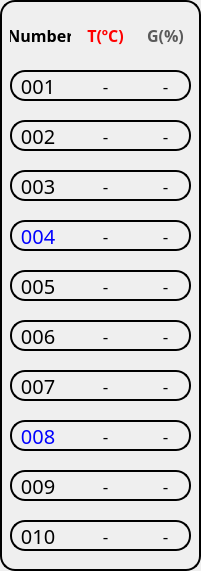
      <widget class="QFrame" name="frame">
       <property name="geometry">
        <rect>
         <x>10</x>
         <y>10</y>
         <width>201</width>
         <height>571</height>
        </rect>
       </property>
       <property name="styleSheet">
        <string notr="true">background-color:None;
border: 2px solid rgb(0,0,0);
border-radius: 15px;</string>
       </property>
       <property name="frameShape">
        <enum>QFrame::StyledPanel</enum>
       </property>
       <property name="frameShadow">
        <enum>QFrame::Raised</enum>
       </property>
       <widget class="QLabel" name="sensor_name_001">
        <property name="geometry">
         <rect>
          <x>10</x>
          <y>70</y>
          <width>181</width>
          <height>31</height>
         </rect>
        </property>
        <property name="font">
         <font>
          <family>KoPubWorld돋움체 Medium</family>
          <pointsize>15</pointsize>
         </font>
        </property>
        <property name="styleSheet">
         <string notr="true">background-color:None;
border: 2px solid rgb(0,0,0);
border-radius: 15px;</string>
        </property>
        <property name="text">
         <string/>
        </property>
        <property name="alignment">
         <set>Qt::AlignLeading|Qt::AlignLeft|Qt::AlignVCenter</set>
        </property>
       </widget>
       <widget class="QLabel" name="sensor_name_2">
        <property name="geometry">
         <rect>
          <x>10</x>
          <y>120</y>
          <width>181</width>
          <height>31</height>
         </rect>
        </property>
        <property name="font">
         <font>
          <family>KoPubWorld돋움체 Medium</family>
          <pointsize>15</pointsize>
         </font>
        </property>
        <property name="styleSheet">
         <string notr="true">background-color:None;
border: 2px solid rgb(0,0,0);
border-radius: 15px;</string>
        </property>
        <property name="text">
         <string/>
        </property>
        <property name="alignment">
         <set>Qt::AlignLeading|Qt::AlignLeft|Qt::AlignVCenter</set>
        </property>
       </widget>
       <widget class="QLabel" name="sensor_name_3">
        <property name="geometry">
         <rect>
          <x>10</x>
          <y>170</y>
          <width>181</width>
          <height>31</height>
         </rect>
        </property>
        <property name="font">
         <font>
          <family>KoPubWorld돋움체 Medium</family>
          <pointsize>15</pointsize>
         </font>
        </property>
        <property name="styleSheet">
         <string notr="true">background-color:None;
border: 2px solid rgb(0,0,0);
border-radius: 15px;</string>
        </property>
        <property name="text">
         <string/>
        </property>
        <property name="alignment">
         <set>Qt::AlignLeading|Qt::AlignLeft|Qt::AlignVCenter</set>
        </property>
       </widget>
       <widget class="QLabel" name="sensor_name_4">
        <property name="geometry">
         <rect>
          <x>10</x>
          <y>220</y>
          <width>181</width>
          <height>31</height>
         </rect>
        </property>
        <property name="font">
         <font>
          <family>KoPubWorld돋움체 Medium</family>
          <pointsize>15</pointsize>
         </font>
        </property>
        <property name="styleSheet">
         <string notr="true">background-color:None;
border: 2px solid rgb(0,0,0);
border-radius: 15px;
color:blue;</string>
        </property>
        <property name="text">
         <string/>
        </property>
        <property name="alignment">
         <set>Qt::AlignLeading|Qt::AlignLeft|Qt::AlignVCenter</set>
        </property>
       </widget>
       <widget class="QLabel" name="sensor_name_5">
        <property name="geometry">
         <rect>
          <x>10</x>
          <y>270</y>
          <width>181</width>
          <height>31</height>
         </rect>
        </property>
        <property name="font">
         <font>
          <family>KoPubWorld돋움체 Medium</family>
          <pointsize>15</pointsize>
         </font>
        </property>
        <property name="styleSheet">
         <string notr="true">background-color:None;
border: 2px solid rgb(0,0,0);
border-radius: 15px;</string>
        </property>
        <property name="text">
         <string/>
        </property>
        <property name="alignment">
         <set>Qt::AlignLeading|Qt::AlignLeft|Qt::AlignVCenter</set>
        </property>
       </widget>
       <widget class="QLabel" name="sensor_name_6">
        <property name="geometry">
         <rect>
          <x>10</x>
          <y>320</y>
          <width>181</width>
          <height>31</height>
         </rect>
        </property>
        <property name="font">
         <font>
          <family>KoPubWorld돋움체 Medium</family>
          <pointsize>15</pointsize>
         </font>
        </property>
        <property name="styleSheet">
         <string notr="true">background-color:None;
border: 2px solid rgb(0,0,0);
border-radius: 15px;</string>
        </property>
        <property name="text">
         <string/>
        </property>
        <property name="alignment">
         <set>Qt::AlignLeading|Qt::AlignLeft|Qt::AlignVCenter</set>
        </property>
       </widget>
       <widget class="QLabel" name="sensor_name_7">
        <property name="geometry">
         <rect>
          <x>10</x>
          <y>370</y>
          <width>181</width>
          <height>31</height>
         </rect>
        </property>
        <property name="font">
         <font>
          <family>KoPubWorld돋움체 Medium</family>
          <pointsize>15</pointsize>
         </font>
        </property>
        <property name="styleSheet">
         <string notr="true">background-color:None;
border: 2px solid rgb(0,0,0);
border-radius: 15px;</string>
        </property>
        <property name="text">
         <string/>
        </property>
        <property name="alignment">
         <set>Qt::AlignLeading|Qt::AlignLeft|Qt::AlignVCenter</set>
        </property>
       </widget>
       <widget class="QLabel" name="sensor_name_8">
        <property name="geometry">
         <rect>
          <x>10</x>
          <y>420</y>
          <width>181</width>
          <height>31</height>
         </rect>
        </property>
        <property name="font">
         <font>
          <family>KoPubWorld돋움체 Medium</family>
          <pointsize>15</pointsize>
         </font>
        </property>
        <property name="styleSheet">
         <string notr="true">background-color:None;
border: 2px solid rgb(0,0,0);
border-radius: 15px;
color:blue;</string>
        </property>
        <property name="text">
         <string/>
        </property>
        <property name="alignment">
         <set>Qt::AlignLeading|Qt::AlignLeft|Qt::AlignVCenter</set>
        </property>
       </widget>
       <widget class="QLabel" name="sensor_name_9">
        <property name="geometry">
         <rect>
          <x>10</x>
          <y>470</y>
          <width>181</width>
          <height>31</height>
         </rect>
        </property>
        <property name="font">
         <font>
          <family>KoPubWorld돋움체 Medium</family>
          <pointsize>15</pointsize>
         </font>
        </property>
        <property name="styleSheet">
         <string notr="true">background-color:None;
border: 2px solid rgb(0,0,0);
border-radius: 15px;</string>
        </property>
        <property name="text">
         <string/>
        </property>
        <property name="alignment">
         <set>Qt::AlignLeading|Qt::AlignLeft|Qt::AlignVCenter</set>
        </property>
       </widget>
       <widget class="QLabel" name="sensor_name_10">
        <property name="geometry">
         <rect>
          <x>10</x>
          <y>520</y>
          <width>181</width>
          <height>31</height>
         </rect>
        </property>
        <property name="font">
         <font>
          <family>KoPubWorld돋움체 Medium</family>
          <pointsize>15</pointsize>
         </font>
        </property>
        <property name="styleSheet">
         <string notr="true">background-color:None;
border: 2px solid rgb(0,0,0);
border-radius: 15px;</string>
        </property>
        <property name="text">
         <string/>
        </property>
        <property name="alignment">
         <set>Qt::AlignLeading|Qt::AlignLeft|Qt::AlignVCenter</set>
        </property>
       </widget>
       <widget class="QLabel" name="label">
        <property name="geometry">
         <rect>
          <x>10</x>
          <y>20</y>
          <width>61</width>
          <height>31</height>
         </rect>
        </property>
        <property name="font">
         <font>
          <family>KoPubWorld돋움체 Medium</family>
          <pointsize>12</pointsize>
          <weight>75</weight>
          <bold>true</bold>
         </font>
        </property>
        <property name="styleSheet">
         <string notr="true">background-color:None;
border: None;</string>
        </property>
        <property name="text">
         <string>Number</string>
        </property>
        <property name="alignment">
         <set>Qt::AlignCenter</set>
        </property>
       </widget>
       <widget class="QLabel" name="label_2">
        <property name="geometry">
         <rect>
          <x>80</x>
          <y>20</y>
          <width>51</width>
          <height>31</height>
         </rect>
        </property>
        <property name="font">
         <font>
          <family>KoPubWorld돋움체 Medium</family>
          <pointsize>12</pointsize>
          <weight>75</weight>
          <bold>true</bold>
         </font>
        </property>
        <property name="styleSheet">
         <string notr="true">background-color:None;
border: None;
color:rgb(255,0,0);</string>
        </property>
        <property name="text">
         <string>T(ºC)</string>
        </property>
        <property name="alignment">
         <set>Qt::AlignCenter</set>
        </property>
       </widget>
       <widget class="QLabel" name="label_3">
        <property name="geometry">
         <rect>
          <x>140</x>
          <y>20</y>
          <width>51</width>
          <height>31</height>
         </rect>
        </property>
        <property name="font">
         <font>
          <family>KoPubWorld돋움체 Medium</family>
          <pointsize>12</pointsize>
          <weight>75</weight>
          <bold>true</bold>
         </font>
        </property>
        <property name="styleSheet">
         <string notr="true">background-color:None;
border: None;
color:rgb(90,90,90);</string>
        </property>
        <property name="text">
         <string>G(%)</string>
        </property>
        <property name="alignment">
         <set>Qt::AlignCenter</set>
        </property>
       </widget>
       <widget class="QLabel" name="temperature_001">
        <property name="geometry">
         <rect>
          <x>80</x>
          <y>70</y>
          <width>51</width>
          <height>31</height>
         </rect>
        </property>
        <property name="font">
         <font>
          <family>KoPubWorld돋움체 Medium</family>
          <pointsize>13</pointsize>
          <strikeout>false</strikeout>
         </font>
        </property>
        <property name="styleSheet">
         <string notr="true">background-color:None;
border: None</string>
        </property>
        <property name="text">
         <string>-</string>
        </property>
        <property name="alignment">
         <set>Qt::AlignCenter</set>
        </property>
       </widget>
       <widget class="QLabel" name="gas_001">
        <property name="geometry">
         <rect>
          <x>140</x>
          <y>70</y>
          <width>51</width>
          <height>31</height>
         </rect>
        </property>
        <property name="font">
         <font>
          <family>KoPubWorld돋움체 Medium</family>
          <pointsize>13</pointsize>
         </font>
        </property>
        <property name="styleSheet">
         <string notr="true">background-color:None;
border: None</string>
        </property>
        <property name="text">
         <string>-</string>
        </property>
        <property name="alignment">
         <set>Qt::AlignCenter</set>
        </property>
       </widget>
       <widget class="QLabel" name="gas_004">
        <property name="geometry">
         <rect>
          <x>140</x>
          <y>220</y>
          <width>51</width>
          <height>31</height>
         </rect>
        </property>
        <property name="font">
         <font>
          <family>KoPubWorld돋움체 Medium</family>
          <pointsize>13</pointsize>
         </font>
        </property>
        <property name="styleSheet">
         <string notr="true">background-color:None;
border: None;</string>
        </property>
        <property name="text">
         <string>-</string>
        </property>
        <property name="alignment">
         <set>Qt::AlignCenter</set>
        </property>
       </widget>
       <widget class="QLabel" name="temperature_004">
        <property name="geometry">
         <rect>
          <x>80</x>
          <y>220</y>
          <width>51</width>
          <height>31</height>
         </rect>
        </property>
        <property name="font">
         <font>
          <family>KoPubWorld돋움체 Medium</family>
          <pointsize>13</pointsize>
          <strikeout>false</strikeout>
         </font>
        </property>
        <property name="styleSheet">
         <string notr="true">background-color:None;
border: None;</string>
        </property>
        <property name="text">
         <string>-</string>
        </property>
        <property name="alignment">
         <set>Qt::AlignCenter</set>
        </property>
       </widget>
       <widget class="QLabel" name="gas_006">
        <property name="geometry">
         <rect>
          <x>140</x>
          <y>320</y>
          <width>51</width>
          <height>31</height>
         </rect>
        </property>
        <property name="font">
         <font>
          <family>KoPubWorld돋움체 Medium</family>
          <pointsize>13</pointsize>
         </font>
        </property>
        <property name="styleSheet">
         <string notr="true">background-color:None;
border: None;</string>
        </property>
        <property name="text">
         <string>-</string>
        </property>
        <property name="alignment">
         <set>Qt::AlignCenter</set>
        </property>
       </widget>
       <widget class="QLabel" name="temperature_007">
        <property name="geometry">
         <rect>
          <x>80</x>
          <y>370</y>
          <width>51</width>
          <height>31</height>
         </rect>
        </property>
        <property name="font">
         <font>
          <family>KoPubWorld돋움체 Medium</family>
          <pointsize>13</pointsize>
          <strikeout>false</strikeout>
         </font>
        </property>
        <property name="styleSheet">
         <string notr="true">background-color:None;
border: None;</string>
        </property>
        <property name="text">
         <string>-</string>
        </property>
        <property name="alignment">
         <set>Qt::AlignCenter</set>
        </property>
       </widget>
       <widget class="QLabel" name="gas_003">
        <property name="geometry">
         <rect>
          <x>140</x>
          <y>170</y>
          <width>51</width>
          <height>31</height>
         </rect>
        </property>
        <property name="font">
         <font>
          <family>KoPubWorld돋움체 Medium</family>
          <pointsize>13</pointsize>
         </font>
        </property>
        <property name="styleSheet">
         <string notr="true">background-color:None;
border: None;</string>
        </property>
        <property name="text">
         <string>-</string>
        </property>
        <property name="alignment">
         <set>Qt::AlignCenter</set>
        </property>
       </widget>
       <widget class="QLabel" name="gas_005">
        <property name="geometry">
         <rect>
          <x>140</x>
          <y>270</y>
          <width>51</width>
          <height>31</height>
         </rect>
        </property>
        <property name="font">
         <font>
          <family>KoPubWorld돋움체 Medium</family>
          <pointsize>13</pointsize>
         </font>
        </property>
        <property name="styleSheet">
         <string notr="true">background-color:None;
border: None;</string>
        </property>
        <property name="text">
         <string>-</string>
        </property>
        <property name="alignment">
         <set>Qt::AlignCenter</set>
        </property>
       </widget>
       <widget class="QLabel" name="gas_007">
        <property name="geometry">
         <rect>
          <x>140</x>
          <y>370</y>
          <width>51</width>
          <height>31</height>
         </rect>
        </property>
        <property name="font">
         <font>
          <family>KoPubWorld돋움체 Medium</family>
          <pointsize>13</pointsize>
         </font>
        </property>
        <property name="styleSheet">
         <string notr="true">background-color:None;
border: None;</string>
        </property>
        <property name="text">
         <string>-</string>
        </property>
        <property name="alignment">
         <set>Qt::AlignCenter</set>
        </property>
       </widget>
       <widget class="QLabel" name="temperature_006">
        <property name="geometry">
         <rect>
          <x>80</x>
          <y>320</y>
          <width>51</width>
          <height>31</height>
         </rect>
        </property>
        <property name="font">
         <font>
          <family>KoPubWorld돋움체 Medium</family>
          <pointsize>13</pointsize>
          <strikeout>false</strikeout>
         </font>
        </property>
        <property name="styleSheet">
         <string notr="true">background-color:None;
border: None;</string>
        </property>
        <property name="text">
         <string>-</string>
        </property>
        <property name="alignment">
         <set>Qt::AlignCenter</set>
        </property>
       </widget>
       <widget class="QLabel" name="temperature_010">
        <property name="geometry">
         <rect>
          <x>80</x>
          <y>520</y>
          <width>51</width>
          <height>31</height>
         </rect>
        </property>
        <property name="font">
         <font>
          <family>KoPubWorld돋움체 Medium</family>
          <pointsize>13</pointsize>
          <strikeout>false</strikeout>
         </font>
        </property>
        <property name="styleSheet">
         <string notr="true">background-color:None;
border: None;</string>
        </property>
        <property name="text">
         <string>-</string>
        </property>
        <property name="alignment">
         <set>Qt::AlignCenter</set>
        </property>
       </widget>
       <widget class="QLabel" name="temperature_009">
        <property name="geometry">
         <rect>
          <x>80</x>
          <y>470</y>
          <width>51</width>
          <height>31</height>
         </rect>
        </property>
        <property name="font">
         <font>
          <family>KoPubWorld돋움체 Medium</family>
          <pointsize>13</pointsize>
          <strikeout>false</strikeout>
         </font>
        </property>
        <property name="styleSheet">
         <string notr="true">background-color:None;
border: None;</string>
        </property>
        <property name="text">
         <string>-</string>
        </property>
        <property name="alignment">
         <set>Qt::AlignCenter</set>
        </property>
       </widget>
       <widget class="QLabel" name="gas_002">
        <property name="geometry">
         <rect>
          <x>140</x>
          <y>120</y>
          <width>51</width>
          <height>31</height>
         </rect>
        </property>
        <property name="font">
         <font>
          <family>KoPubWorld돋움체 Medium</family>
          <pointsize>13</pointsize>
         </font>
        </property>
        <property name="styleSheet">
         <string notr="true">background-color:None;
border: None;</string>
        </property>
        <property name="text">
         <string>-</string>
        </property>
        <property name="alignment">
         <set>Qt::AlignCenter</set>
        </property>
       </widget>
       <widget class="QLabel" name="temperature_003">
        <property name="geometry">
         <rect>
          <x>80</x>
          <y>170</y>
          <width>51</width>
          <height>31</height>
         </rect>
        </property>
        <property name="font">
         <font>
          <family>KoPubWorld돋움체 Medium</family>
          <pointsize>13</pointsize>
          <strikeout>false</strikeout>
         </font>
        </property>
        <property name="styleSheet">
         <string notr="true">background-color:None;
border: None;</string>
        </property>
        <property name="text">
         <string>-</string>
        </property>
        <property name="alignment">
         <set>Qt::AlignCenter</set>
        </property>
       </widget>
       <widget class="QLabel" name="temperature_008">
        <property name="geometry">
         <rect>
          <x>80</x>
          <y>420</y>
          <width>51</width>
          <height>31</height>
         </rect>
        </property>
        <property name="font">
         <font>
          <family>KoPubWorld돋움체 Medium</family>
          <pointsize>13</pointsize>
          <strikeout>false</strikeout>
         </font>
        </property>
        <property name="styleSheet">
         <string notr="true">background-color:None;
border: None;</string>
        </property>
        <property name="text">
         <string>-</string>
        </property>
        <property name="alignment">
         <set>Qt::AlignCenter</set>
        </property>
       </widget>
       <widget class="QLabel" name="gas_010">
        <property name="geometry">
         <rect>
          <x>140</x>
          <y>520</y>
          <width>51</width>
          <height>31</height>
         </rect>
        </property>
        <property name="font">
         <font>
          <family>KoPubWorld돋움체 Medium</family>
          <pointsize>13</pointsize>
         </font>
        </property>
        <property name="styleSheet">
         <string notr="true">background-color:None;
border: None;</string>
        </property>
        <property name="text">
         <string>-</string>
        </property>
        <property name="alignment">
         <set>Qt::AlignCenter</set>
        </property>
       </widget>
       <widget class="QLabel" name="gas_008">
        <property name="geometry">
         <rect>
          <x>140</x>
          <y>420</y>
          <width>51</width>
          <height>31</height>
         </rect>
        </property>
        <property name="font">
         <font>
          <family>KoPubWorld돋움체 Medium</family>
          <pointsize>13</pointsize>
         </font>
        </property>
        <property name="styleSheet">
         <string notr="true">background-color:None;
border: None;</string>
        </property>
        <property name="text">
         <string>-</string>
        </property>
        <property name="alignment">
         <set>Qt::AlignCenter</set>
        </property>
       </widget>
       <widget class="QLabel" name="gas_009">
        <property name="geometry">
         <rect>
          <x>140</x>
          <y>470</y>
          <width>51</width>
          <height>31</height>
         </rect>
        </property>
        <property name="font">
         <font>
          <family>KoPubWorld돋움체 Medium</family>
          <pointsize>13</pointsize>
         </font>
        </property>
        <property name="styleSheet">
         <string notr="true">background-color:None;
border: None;</string>
        </property>
        <property name="text">
         <string>-</string>
        </property>
        <property name="alignment">
         <set>Qt::AlignCenter</set>
        </property>
       </widget>
       <widget class="QLabel" name="temperature_005">
        <property name="geometry">
         <rect>
          <x>80</x>
          <y>270</y>
          <width>51</width>
          <height>31</height>
         </rect>
        </property>
        <property name="font">
         <font>
          <family>KoPubWorld돋움체 Medium</family>
          <pointsize>13</pointsize>
          <strikeout>false</strikeout>
         </font>
        </property>
        <property name="styleSheet">
         <string notr="true">background-color:None;
border: None;</string>
        </property>
        <property name="text">
         <string>-</string>
        </property>
        <property name="alignment">
         <set>Qt::AlignCenter</set>
        </property>
       </widget>
       <widget class="QLabel" name="temperature_002">
        <property name="geometry">
         <rect>
          <x>80</x>
          <y>120</y>
          <width>51</width>
          <height>31</height>
         </rect>
        </property>
        <property name="font">
         <font>
          <family>KoPubWorld돋움체 Medium</family>
          <pointsize>13</pointsize>
          <strikeout>false</strikeout>
         </font>
        </property>
        <property name="styleSheet">
         <string notr="true">background-color:None;
border: None;</string>
        </property>
        <property name="text">
         <string>-</string>
        </property>
        <property name="alignment">
         <set>Qt::AlignCenter</set>
        </property>
       </widget>
       <widget class="QPushButton" name="n01_btn">
        <property name="geometry">
         <rect>
          <x>10</x>
          <y>70</y>
          <width>51</width>
          <height>31</height>
         </rect>
        </property>
        <property name="font">
         <font>
          <family>KoPubWorld돋움체 Medium</family>
          <pointsize>15</pointsize>
         </font>
        </property>
        <property name="styleSheet">
         <string notr="true">background-color:None;
border: None
</string>
        </property>
        <property name="text">
         <string> 001</string>
        </property>
       </widget>
       <widget class="QPushButton" name="n02_btn">
        <property name="geometry">
         <rect>
          <x>10</x>
          <y>120</y>
          <width>51</width>
          <height>31</height>
         </rect>
        </property>
        <property name="font">
         <font>
          <family>KoPubWorld돋움체 Medium</family>
          <pointsize>15</pointsize>
         </font>
        </property>
        <property name="styleSheet">
         <string notr="true">background-color:None;
border: None
</string>
        </property>
        <property name="text">
         <string> 002</string>
        </property>
       </widget>
       <widget class="QPushButton" name="n03_btn">
        <property name="geometry">
         <rect>
          <x>10</x>
          <y>170</y>
          <width>51</width>
          <height>31</height>
         </rect>
        </property>
        <property name="font">
         <font>
          <family>KoPubWorld돋움체 Medium</family>
          <pointsize>15</pointsize>
         </font>
        </property>
        <property name="styleSheet">
         <string notr="true">background-color:None;
border: None
</string>
        </property>
        <property name="text">
         <string> 003</string>
        </property>
       </widget>
       <widget class="QPushButton" name="n04_btn">
        <property name="geometry">
         <rect>
          <x>10</x>
          <y>220</y>
          <width>51</width>
          <height>31</height>
         </rect>
        </property>
        <property name="font">
         <font>
          <family>KoPubWorld돋움체 Medium</family>
          <pointsize>15</pointsize>
         </font>
        </property>
        <property name="styleSheet">
         <string notr="true">background-color:None;
border: None;
color:rgb(0,0,255);</string>
        </property>
        <property name="text">
         <string> 004</string>
        </property>
       </widget>
       <widget class="QPushButton" name="n05_btn">
        <property name="geometry">
         <rect>
          <x>10</x>
          <y>270</y>
          <width>51</width>
          <height>31</height>
         </rect>
        </property>
        <property name="font">
         <font>
          <family>KoPubWorld돋움체 Medium</family>
          <pointsize>15</pointsize>
         </font>
        </property>
        <property name="styleSheet">
         <string notr="true">background-color:None;
border: None
</string>
        </property>
        <property name="text">
         <string> 005</string>
        </property>
       </widget>
       <widget class="QPushButton" name="n06_btn">
        <property name="geometry">
         <rect>
          <x>10</x>
          <y>320</y>
          <width>51</width>
          <height>31</height>
         </rect>
        </property>
        <property name="font">
         <font>
          <family>KoPubWorld돋움체 Medium</family>
          <pointsize>15</pointsize>
         </font>
        </property>
        <property name="styleSheet">
         <string notr="true">background-color:None;
border: None
</string>
        </property>
        <property name="text">
         <string> 006</string>
        </property>
       </widget>
       <widget class="QPushButton" name="n07_btn">
        <property name="geometry">
         <rect>
          <x>10</x>
          <y>370</y>
          <width>51</width>
          <height>31</height>
         </rect>
        </property>
        <property name="font">
         <font>
          <family>KoPubWorld돋움체 Medium</family>
          <pointsize>15</pointsize>
         </font>
        </property>
        <property name="styleSheet">
         <string notr="true">background-color:None;
border: None
</string>
        </property>
        <property name="text">
         <string> 007</string>
        </property>
       </widget>
       <widget class="QPushButton" name="n08_btn">
        <property name="geometry">
         <rect>
          <x>10</x>
          <y>420</y>
          <width>51</width>
          <height>31</height>
         </rect>
        </property>
        <property name="font">
         <font>
          <family>KoPubWorld돋움체 Medium</family>
          <pointsize>15</pointsize>
         </font>
        </property>
        <property name="styleSheet">
         <string notr="true">background-color:None;
border: None;
color:rgb(0,0,255);</string>
        </property>
        <property name="text">
         <string> 008</string>
        </property>
       </widget>
       <widget class="QPushButton" name="n09_btn">
        <property name="geometry">
         <rect>
          <x>10</x>
          <y>470</y>
          <width>51</width>
          <height>31</height>
         </rect>
        </property>
        <property name="font">
         <font>
          <family>KoPubWorld돋움체 Medium</family>
          <pointsize>15</pointsize>
         </font>
        </property>
        <property name="styleSheet">
         <string notr="true">background-color:None;
border: None
</string>
        </property>
        <property name="text">
         <string> 009</string>
        </property>
       </widget>
       <widget class="QPushButton" name="n10_btn">
        <property name="geometry">
         <rect>
          <x>10</x>
          <y>520</y>
          <width>51</width>
          <height>31</height>
         </rect>
        </property>
        <property name="font">
         <font>
          <family>KoPubWorld돋움체 Medium</family>
          <pointsize>15</pointsize>
         </font>
        </property>
        <property name="styleSheet">
         <string notr="true">background-color:None;
border: None
</string>
        </property>
        <property name="text">
         <string> 010</string>
        </property>
       </widget>
       <zorder>sensor_name_001</zorder>
       <zorder>sensor_name_2</zorder>
       <zorder>sensor_name_3</zorder>
       <zorder>sensor_name_4</zorder>
       <zorder>sensor_name_5</zorder>
       <zorder>sensor_name_6</zorder>
       <zorder>sensor_name_7</zorder>
       <zorder>sensor_name_8</zorder>
       <zorder>sensor_name_9</zorder>
       <zorder>sensor_name_10</zorder>
       <zorder>label</zorder>
       <zorder>label_2</zorder>
       <zorder>label_3</zorder>
       <zorder>temperature_001</zorder>
       <zorder>gas_001</zorder>
       <zorder>gas_004</zorder>
       <zorder>temperature_004</zorder>
       <zorder>gas_006</zorder>
       <zorder>temperature_007</zorder>
       <zorder>gas_003</zorder>
       <zorder>gas_005</zorder>
       <zorder>gas_007</zorder>
       <zorder>temperature_006</zorder>
       <zorder>temperature_010</zorder>
       <zorder>temperature_009</zorder>
       <zorder>gas_002</zorder>
       <zorder>temperature_003</zorder>
       <zorder>temperature_008</zorder>
       <zorder>gas_010</zorder>
       <zorder>gas_008</zorder>
       <zorder>gas_009</zorder>
       <zorder>temperature_005</zorder>
       <zorder>temperature_002</zorder>
       <zorder>n02_btn</zorder>
       <zorder>n03_btn</zorder>
       <zorder>n04_btn</zorder>
       <zorder>n05_btn</zorder>
       <zorder>n06_btn</zorder>
       <zorder>n07_btn</zorder>
       <zorder>n08_btn</zorder>
       <zorder>n09_btn</zorder>
       <zorder>n10_btn</zorder>
       <zorder>n01_btn</zorder>
      </widget>
